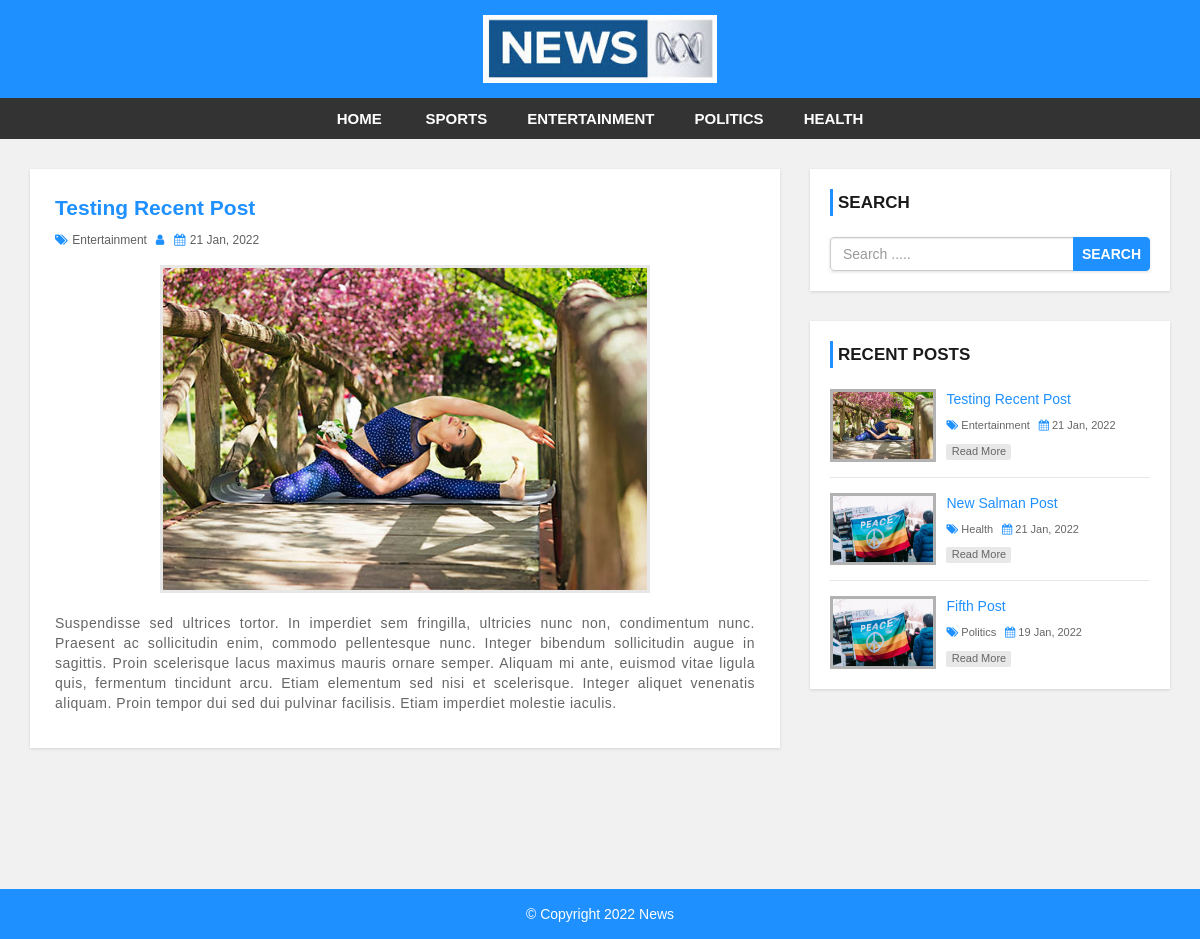
Page /single.php?id=42 on the committed database.
### tables this page shows
CREATE TABLE `settings` (
  `id` int(11) NOT NULL,
  `websitename` varchar(60) NOT NULL,
  `logo` varchar(50) NOT NULL,
  `footerdesc` varchar(255) NOT NULL
);

CREATE TABLE `category` (
  `category_id` int(11) NOT NULL,
  `category_name` varchar(100) NOT NULL,
  `post` int(11) NOT NULL DEFAULT 0
);

CREATE TABLE `post` (
  `post_id` int(11) NOT NULL,
  `title` varchar(100) NOT NULL,
  `description` text NOT NULL,
  `category` varchar(100) NOT NULL,
  `post_date` varchar(50) NOT NULL,
  `author` int(11) NOT NULL,
  `post_img` varchar(100) NOT NULL
);

### config.php (called while the page is built, shortened)
<?php
$hostname = "http://localhost/LearnPHP/news-site";
?>

### single.php (the view, shortened to what this page needs)
<?php include 'header.php'; ?>
    <div id="main-content">
        <div class="container">
            <div class="row">
                <div class="col-md-8">
                    <div class="post-container">
                      <?php
                        include "config.php";
                        $post_id = $_GET['id'];
                        $sql = "SELECT post.post_id, post.title, post.description,post.post_date,post.author,
                        category.category_name,user.username,post.category,post.post_img FROM post
                        LEFT JOIN category ON post.category = category.category_id
                        LEFT JOIN user ON post.author = user.user_id
                        WHERE post.post_id = {$post_id}";
                        $result = mysqli_query($conn, $sql) or die("Query Failed.");
                        if(mysqli_num_rows($result) > 0){
                          while($row = mysqli_fetch_assoc($result)) {
                      ?>
                        <div class="post-content single-post">
                            <h3><?php echo $row['title']; ?></h3>
                            <div class="post-information">
                                <span>
                                    <i class="fa fa-tags" aria-hidden="true"></i>
                                    <a href='category.php?cid=<?php echo $row['category']; ?>'><?php echo $row['category_name']; ?></a>
                                </span>
                                <span>
                                    <i class="fa fa-user" aria-hidden="true"></i>
                                </span>
                                <span>
                                    <i class="fa fa-calendar" aria-hidden="true"></i>
                                    <?php echo $row['post_date']; ?>
                                </span>
                            </div>
                            <img class="single-feature-image" src="admin/upload/<?php echo $row['post_img']; ?>" alt=""/>
                            <p class="description">
                                <?php echo $row['description']; ?>
                            </p>
                        </div>
                        <?php
                          }
                        }else{
                          echo "<h2>No Record Found.</h2>";
                        }
                        ?>
                    </div>
                </div>
                <?php include 'sidebar.php'; ?>
            </div>
        </div>
    </div>
<?php include 'footer.php'; ?>

### header.php (shortened to what this page needs)
<?php
  include "config.php";
?>
<!DOCTYPE html>
<html lang="en">
<head>
    <link rel="stylesheet" href="css/bootstrap.min.css" />
    <link rel="stylesheet" href="css/font-awesome.css">
    <link rel="stylesheet" href="css/style.css">
</head>
<body>
<div id="header">
    <div class="container">
        <div class="row">
            <div class=" col-md-offset-4 col-md-4">
              <?php
                include "config.php";
                $sql = "SELECT * FROM settings";
                $result = mysqli_query($conn, $sql) or die("Query Failed.");
                if(mysqli_num_rows($result) > 0){
                  while($row = mysqli_fetch_assoc($result)) {
                    if($row['logo'] == ""){
                      echo '<a href="index.php"><h1>'.$row['websitename'].'</h1></a>';
                    }else{
                      echo '<a href="index.php" id="logo"><img src="admin/images/'. $row['logo'] .'"></a>';
                    }
                  }
                }
                ?>
            </div>
        </div>
    </div>
</div>
<div id="menu-bar">
    <div class="container">
        <div class="row">
            <div class="col-md-12">
              <?php
                include "config.php";
                $sql = "SELECT * FROM category WHERE post > 0";
                $result = mysqli_query($conn, $sql) or die("Query Failed. : Category");
                if(mysqli_num_rows($result) > 0){
                  $active = "";
              ?>
                <ul class='menu'>
                  <li><a href='<?php echo $hostname; ?>'>Home</a></li>
                  <?php while($row = mysqli_fetch_assoc($result)) {
                    echo "<li><a class='{$active}' href='category.php?cid={$row['category_id']}'>{$row['category_name']}</a></li>";
                  } ?>
                </ul>
                <?php } ?>
            </div>
        </div>
    </div>
</div>

### sidebar.php
<div id="sidebar" class="col-md-4">
    <div class="search-box-container">
        <h4>Search</h4>
        <form class="search-post" action="search.php" method ="GET">
            <div class="input-group">
                <input type="text" name="search" class="form-control" placeholder="Search .....">
                <span class="input-group-btn">
                    <button type="submit" class="btn btn-danger">Search</button>
                </span>
            </div>
        </form>
    </div>
    <div class="recent-post-container">
        <h4>Recent Posts</h4>
        <?php
        include "config.php";
        $limit = 3;
        $sql = "SELECT post.post_id, post.title, post.post_date,
        category.category_name,post.category,post.post_img FROM post
        LEFT JOIN category ON post.category = category.category_id
        ORDER BY post.post_id DESC LIMIT {$limit}";
        $result = mysqli_query($conn, $sql) or die("Query Failed. : Recent Post");
        if(mysqli_num_rows($result) > 0){
          while($row = mysqli_fetch_assoc($result)) {
      ?>
        <div class="recent-post">
            <a class="post-img" href="single.php?id=<?php echo $row['post_id']; ?>">
                <img src="admin/upload/<?php echo $row['post_img']; ?>" alt=""/>
            </a>
            <div class="post-content">
                <h5><a href="single.php?id=<?php echo $row['post_id']; ?>"><?php echo $row['title']; ?></a></h5>
                <span>
                    <i class="fa fa-tags" aria-hidden="true"></i>
                    <a href='category.php?cid=<?php echo $row['category']; ?>'><?php echo $row['category_name']; ?></a>
                </span>
                <span>
                    <i class="fa fa-calendar" aria-hidden="true"></i>
                    <?php echo $row['post_date']; ?>
                </span>
                <a class="read-more" href="single.php?id=<?php echo $row['post_id']; ?>">read more</a>
            </div>
        </div>
    <?php
      }
    }
    ?>
    </div>
</div>

### footer.php
<div id ="footer">
    <div class="container">
        <div class="row">
            <div class="col-md-12">
              <?php
                include "config.php";
                $sql = "SELECT * FROM settings";
                $result = mysqli_query($conn, $sql) or die("Query Failed.");
                if(mysqli_num_rows($result) > 0){
                  while($row = mysqli_fetch_assoc($result)) {
              ?>
                <span><?php echo $row['footerdesc']; ?></span>
              <?php
                }
              }
              ?>
            </div>
        </div>
    </div>
</div>
</body>
</html>

### css/style.css (style rules this page uses)
body { background: #f1f1f1; font-family: sans-serif,arial,Helvetica; }
a, a:hover, a:focus { text-decoration: none; outline: none; }
ul { margin:0; padding:0; list-style:none; }
form { background: #fff; padding: 25px; box-shadow:0 1px 3px rgba(0, 0, 0, 0.13); }
#header { background: #1e90ff; text-align: center; padding: 15px; }
#logo { display: inline-block; width: 65%; }
#logo img { width: 100%; }
#menu-bar { background: #333; text-align: center; }
#menu-bar .menu > li { display: inline-block; }
.menu > li > a { padding: 10px 20px; display: block; text-transform: uppercase; color: #fff; font-size: 15px; font-weight:600; transition:all 0.5s ease 0s; }
#main-content { padding: 30px 0; min-height: 750px; }
#main-content .post-container { background-color: #fff; padding: 25px; box-shadow: 0 1px 3px rgba(0, 0, 0, 0.13); }
#main-content .post-content { border-bottom: 1px solid #d1d1d1; padding: 0 0 30px; margin-bottom:30px; }
#main-content .post-content img { width: 100%; }
#main-content .post-content h3 { font-size: 21px; line-height: 28px; font-weight: 600; margin: 0 0 7px; }
#main-content .post-content .post-information span { color: #606060; font-size: 12px; text-transform: capitalize; margin: 0 5px 5px 0; display: inline-block; }
#main-content .post-content .post-information i { color: #1e90ff; margin-right: 1px; }
#main-content .post-content .post-information a { color: #606060; text-decoration: none; }
#main-content .post-content p, #main-content .single-post p { color: #666; font-size: 14px; letter-spacing: 0.5px; margin:0 0 10px; }
#main-content .post-content a.read-more { color: #fff; background-color: #1E90FF; font-size: 12px; text-transform: capitalize; padding: 3px 8px; border-radius: 2px; transition: all 0.3s; }
#main-content .single-post { border: none; margin-bottom: 0; padding-bottom: 0; }
#main-content .single-post h3 { color: #1e90ff; }
#main-content .single-post .post-information { margin: 0 0 10px; }
#main-content .single-post p { text-align: justify; }
#main-content .single-post img.single-feature-image { width: 70%; margin: 0 auto 20px; display: block; border: 3px solid #e7e7e7; }
i.fa { color:#222; }
#sidebar h4 { color: #1A1A1A; font-size: 17px; line-height: 27px; font-weight:600; text-transform: uppercase; padding: 0 0 0 5px; margin: 0 0 21px; border-left: 3px solid #1e90ff; }
#sidebar .search-box-container { background-color: #fff; padding: 20px; margin: 0 0 30px; box-shadow: 0 1px 3px rgba(0, 0, 0, 0.13); }
#sidebar .search-post { padding: 0; }
#sidebar .search-post input { color: #606060; }
#sidebar .search-post .btn { font-weight: 600; text-transform: uppercase; padding: 6px 8px; background-color: #1E90FF; border-color: #1E90FF; outline: none; }
#sidebar .recent-post-container { padding: 20px; background: #fff; box-shadow: 0 1px 3px rgba(0, 0, 0, 0.13); }
#sidebar .recent-post { border-bottom: 1px solid #e7e7e7; padding: 0 0 15px; margin: 0 0 15px; }
#sidebar .recent-post:last-child { margin: 0; padding: 0; border: none; }
#sidebar .recent-post .post-img { display: inline-block; width: 33%; border: 3px solid rgba(0,0,0,0.3); vertical-align: top; transition: border .3s; }
#sidebar .recent-post .post-img img { width: 100%; }
#sidebar .recent-post .post-content { width: 65%; display: inline-block; border: none; padding: 0 0 0 7px; margin: 0; }
#sidebar .recent-post h5 { font-size: 14px; line-height: 20px; margin: 0 0 5px; }
#sidebar .recent-post h5 a { color: #1E90FF; }
#sidebar .recent-post span { color: #666; font-size: 11px; display: inline-block; margin: 0 5px 10px 0; }
#sidebar .recent-post span a { color: #666; }
#sidebar .recent-post span i { color: #1E90FF; }
#sidebar .recent-post a.read-more { color: #666; background-color: rgba(0,0,0,0.09); width: 65px; font-size: 11px; text-align: center; padding: 0; display: block; transition: all 0.3s; }
#footer { color: #fff; padding:15px 0; text-align:center; background-color:#1e90ff; }

### rows in the picture
settings: logo (picture), footerdesc "© Copyright 2022 News"
category: category_name "SPORTS"
category: category_name "ENTERTAINMENT"
category: category_name "POLITICS"
category: category_name "HEALTH"
post: title "Testing Recent Post", category.category_name "Entertainment", post_date "21 Jan, 2022", post_img (picture), description "Suspendisse sed ultrices tortor. In imperdiet sem fringilla, ultricies nunc non, condimentum nunc. Praesent ac sollicitudin enim, commodo pellentesque nunc. Integer bibendum sollicitudin augue in sagittis. Proin scelerisque lacus maximus mauris ornare semper. Aliquam mi ante, euismod vitae ligula quis, fermentum tincidunt arcu. Etiam elementum sed nisi et scelerisque. Integer aliquet venenatis aliquam. Proin tempor dui sed dui pulvinar facilisis. Etiam imperdiet molestie iaculis."
post: post_img (picture), title "New Salman Post", category.category_name "Health", post_date "21 Jan, 2022"
post: post_img (picture), title "Fifth Post", category.category_name "Politics", post_date "19 Jan, 2022"
